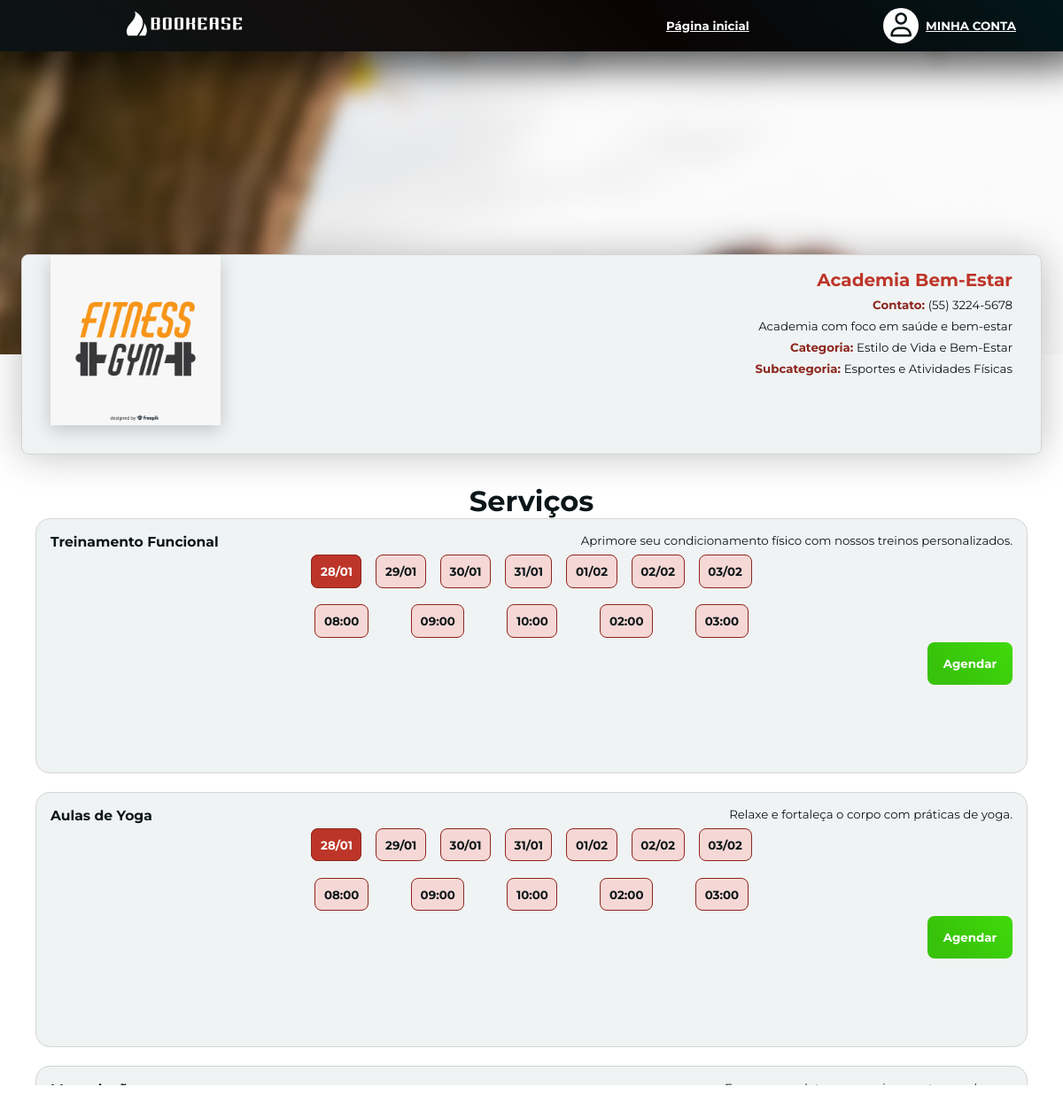
/view/establishment_page.php?id=1 (signed in), run on the app's committed database.
### tables this page shows
CREATE TABLE establishments(
	id INT auto_increment,
    cnpj VARCHAR(18) UNIQUE,
    user_id INT,
    name VARCHAR(200),
    email VARCHAR(100),
    phone VARCHAR(14),
    image VARCHAR(100),
    address VARCHAR(200),
    latitude DOUBLE,
    longitude DOUBLE,
    description VARCHAR(200),
    category_id INT,
    subcategory_id INT,
    creation_date DATE,
    PRIMARY KEY(id),
    FOREIGN KEY(user_id) REFERENCES users(id),
    FOREIGN KEY(category_id) REFERENCES categories(id),
    FOREIGN KEY(subcategory_id) REFERENCES subcategories(id)
);

CREATE TABLE categories(
    id INT auto_increment,
    name VARCHAR(100),
    PRIMARY KEY(id)
);

CREATE TABLE subcategories(
    id INT auto_increment,
    name VARCHAR(100),
    category_id INT,
    PRIMARY KEY(id),
    FOREIGN KEY(category_id) REFERENCES categories(id)
);

CREATE TABLE services(
    id INT auto_increment,
    establishments_id INT,
    name VARCHAR(100),
    description VARCHAR(200),
    creation_date DATE,
    PRIMARY KEY(id),
    FOREIGN KEY(establishments_id) REFERENCES establishments(id)
);

CREATE TABLE availability(
    id INT auto_increment,
    service_id INT,
    week_days ENUM('monday', 'tuesday', 'wednesday', 'thursday', 'friday', 'saturday', 'sunday'),
    start_time TIME,
    PRIMARY KEY(id),
    FOREIGN KEY(service_id) REFERENCES services(id)
);

### controller/establishments_controller.php (called while the page is built, shortened)
<?php
    include_once '../model/database_connect.php';
    function get_one_establishment($id) {
        $con = new connect_database();
        $con->connect();
        $query = "SELECT establishments.*,
                    categories.name AS category_name,
                    subcategories.name AS subcategory_name
                    FROM establishments
                    JOIN categories ON establishments.category_id = categories.id
                    LEFT JOIN subcategories ON establishments.subcategory_id = subcategories.id
                    WHERE establishments.id = $id;";
        $result = $con->consult($query);
        if($result != null) {
            return $result;
        }
        else {
            return null;
        }
    }
    function get_services_from_establishment($id) {
        $con = new connect_database();
        $con->connect();
        $query = "SELECT * FROM services where establishments_id = $id";
        $result = $con->consult_all($query);
        if($result != null) {
            return $result;
        }
        else {
            return null;
        }
    }
    function get_availability_from_service($id) {
        $con = new connect_database();
        $con->connect();
        $query = "SELECT
                availability.id AS id,
                availability.service_id AS service_id,
                availability.week_days,
                availability.start_time,
                services.name AS service_name,
                establishments.name AS establishment_name
                FROM  availability
                INNER JOIN services ON availability.service_id = services.id
                INNER JOIN establishments ON services.establishments_id = establishments.id
                WHERE establishments.id = $id;";
        $result = $con->consult_all($query);
        if($result != null) {
            return $result;
        }
        else {
            return null;
        }
    }
?>

### model/database_connect.php (called while the page is built, shortened)
<?php
class connect_database {
    protected $mysqli;
    protected $host = '127.0.0.1';
    protected $user = 'root';
    protected $password = '12345';
    protected $database = 'bookease';
    public function connect() {
        $this->mysqli = new mysqli($this->host, $this->user, $this->password, $this->database);
        $this->mysqli->set_charset('utf8');
    }
    public function consult($query) {
        try {
            if ($result = $this->mysqli->query($query)){
                $result = mysqli_fetch_assoc($result);
                return $result;
            }
            else {
                $this->rows_affected = 0;
                return null;
            }
        }
        catch (Exception $exc) {
            $this->disconnect();
        }
    }
    public function consult_all($query) {
        try {
            if ($result = $this->mysqli->query($query)){
                $result = $result->fetch_all(MYSQLI_ASSOC);
                return $result;
            }
            else {
                $this->rows_affected = 0;
                return null;
            }
        }
        catch (Exception $exc) {
            $this->disconnect();
        }
    }
}

### view/establishment_page.php (the view, shortened to what this page needs)
<!DOCTYPE html>
<html lang="en">
<head>
    <link rel="stylesheet" href="/public/css/establishment_page.css">
    <link rel="stylesheet" href="/public/css/components/red_button.css">
    <link rel="stylesheet" href="/public/css/components/green_button.css">
    <link rel="stylesheet" href="/public/css/components/header.css">
    <link href='https://unpkg.com/boxicons@2.1.4/css/boxicons.min.css' rel='stylesheet'>
</head>
<body>
    <?php
        require_once '../controller/establishments_controller.php';
        if(isset($_REQUEST) && isset($_REQUEST['id'])) {
            $establishment = get_one_establishment($_REQUEST['id']);
            if(isset($establishment)) {
                if(strlen($establishment['phone']) == 10) {
                    $establishment['phone'] = preg_replace('/(\d{2})(\d{4})(\d+)/', '($1) $2-$3', $establishment['phone']);
                }
                else {
                    $establishment['phone'] = preg_replace('/(\d{2})(\d{5})(\d+)/', '($1) $2-$3', $establishment['phone']);
                }
                $services = get_services_from_establishment($establishment['id']);
                $availability = get_availability_from_service($establishment['id']);
            }
        }
    ?>
    <header
        <?php
            if(isset($establishment)) {
                echo '
                    style="background-image: url(../public/images/category_images/'.str_replace(' ','\ ',$establishment['category_name']).'.jpg);
                    background-repeat: no-repeat;
                    background-attachment: fixed;
                    background-position: center 120%;
                    background-size: cover;
                "
                ';
            }
        ?>>
        <div class="header">
            <div class="logo">
                <a href="/view/index.php">
                    <img src="/public/images/logos_horizontal/logo1_white.svg" alt="" class="logo_image">
                </a>
            </div>
            <div class="header_buttons">
                <div class="header_button">
                    <a href="../view/establishments.php">
                        Página inicial
                    </a>
                </div>
                <div class="account_pages">
                    <a href="/view/myaccount.php" class="profile_picture">
                        <i class="fa-regular fa-user"></i>
                    </a>
                    <div>
                        <?php
                            if(!isset($_SESSION['login'])) {
                                echo '
                                    <span class="account_buttons">
                                        <a href="/view/login.php">
                                            ENTRE
                                        </a>
                                        <span>ou</span>
                                    </span>
                                    <span class="account_buttons">
                                        <a href="/view/register.php">
                                            CADASTRE-SE
                                        </a>
                                    </span>
                                ';
                            }
                            else {
                                echo '
                                    <a href="/view/myaccount.php">
                                        <span>MINHA CONTA</span>
                                    </a>
                                ';
                            }
                        ?>
                    </div>
                </div>
            </div>
        </div>
        <div class="header_background_image"></div>
    </header>
    <main>
        <div class="establishment_header">
            <?php
                    if(isset($establishment) && $establishment != null) {
                        echo '
                            <img src="../controller/uploads/'.$establishment['cnpj'].'.jpg" alt="" class="establishment_image">
                            <div class="establishment_info">
                                <h2 class="establishment_title">'.$establishment['name'].'</h2>
                                <p>
                                    <span>Contato: </span>
                                    '.$establishment['phone'].'
                                </p>
                                <p>'.$establishment['description'].'</p>
                                <p>
                                    <span>Categoria: </span>
                                    '.$establishment['category_name'].'
                                </p>
                                <p>
                                    <span>Subcategoria: </span>
                                    '.$establishment['subcategory_name'].'
                                </p>
                            </div>
                        ';
                        }
                    ?>
        </div>
        <div class="establishment_content">
            <div class="row">
                <h1>Serviços</h1>
            </div>
                <div class="establishment_services">
                    <?php
                        if(isset($services)) {
                            foreach($services as $s) {
                                echo '
                                    <div class="service">
                                        <div class="service_info">
                                            <h3>'.$s['name'].'</h3>
                                            <p>'.$s['description'].'</p>
                                        </div>
                                        <form action="../controller/reserve_controller.php" method="post">
                                            <div class="next_week">
                                ';
                                for ($i = 0; $i < 7; $i++) {
                                    $future_date = new DateTime();
                                    $future_date->add(new DateInterval("P{$i}D"));
                                    $formated_date = $future_date->format('d/m');
                                    $mysql_formated_date = $future_date->format('Y-m-d');
                                    $week_day_id = "week_day_$s[id]_$i";
                                    $checked = $i === 0 ? 'checked' : '';
                                    echo '
                                                <div class="form_input">
                                                    <input type="radio" name="available_day" class="available_day_'.$s['id'].'" id="'.$week_day_id.'" value="'.$mysql_formated_date.'" '.$checked.'>
                                                    <label for="'.$week_day_id.'" class="service_button">'.$formated_date.'</label>
                                                </div>
                                    ';
                                }
                                echo '
                                            </div>
                                            <div class="days_slider" id="days_slider_'.$s['id'].'">
                                ';
                                for($i=0; $i<7; $i++) {
                                    $future_date = new DateTime();
                                    $future_date->add(new DateInterval("P{$i}D"));
                                    $formated_date = $future_date->format('l');
                                    echo '
                                        <div class="available_times slide">
                                    ';
                                    foreach($availability as $a) {
                                        if($a['week_days'] == strtolower($formated_date) && $a['service_id'] == $s['id']) {
                                            $formated_start_time = date('h:i', strtotime($a['start_time']));
                                            echo '
                                                    <div class="form_input">
                                                        <input type="radio" name="available_times" id="'.$a['id'].'" value="'.$a['id'].'">
                                                        <label for="'.$a['id'].'" class="service_button">'.$formated_start_time.'</label>
                                                    </div>
                                            ';
                                        }
                                    }
                                    echo '
                                                </div>
                                    ';
                                }
                                echo '
                                            </div>
                                            <div class="green_button submit_button">
                                                <button type="submit" name="register_reserve" value="'.$s['id'].'">Agendar</button>
                                            </div>
                                            <input type="hidden" name="establishment_id" value="'.$establishment['id'].'">
                                            <input type="hidden" name="service_id" value="'.$s['id'].'">
                                        </form>
                                </div>
                                ';
                            }
                        }
                    ?>
                </div>
            </div>
    </main>
</body>
</html>

### data on the page
establishments: category.name (picture), cnpj (picture), name "Academia Bem-Estar", description "Academia com foco em saúde e bem-estar", category.name "Estilo de Vida e Bem-Estar", subcategory.name "Esportes e Atividades Físicas"
services: name "Treinamento Funcional", description "Aprimore seu condicionamento físico com nossos treinos personalizados.", $s['id'] 1 (drawn)
availability: start_time "08:00"
availability: start_time "09:00"
availability: start_time "10:00"
availability: start_time "02:00"
availability: start_time "03:00"
services: name "Aulas de Yoga", description "Relaxe e fortaleça o corpo com práticas de yoga.", $s['id'] 2 (drawn)
availability: start_time "08:00"
availability: start_time "09:00"
availability: start_time "10:00"
availability: start_time "02:00"
availability: start_time "03:00"

### other printed values
$establishment['phone'] "(55) 3224-5678"
